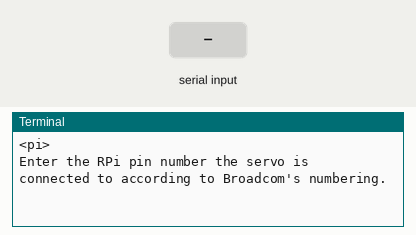
The program below on a simulated Raspberry Pi (BCM pin numbers). On the bench: the last lines printed to the terminal. The inputs (shaded band) are chosen by the test bench.

Above: at 1.2 s.
1.3 s: "0" typed at the terminal, then Enter
At 2.4 s:
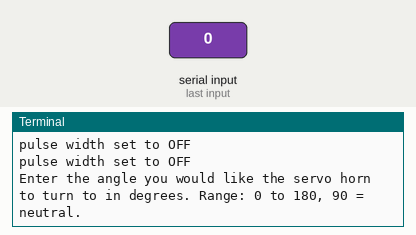
2.8 s: "5" typed at the terminal, then Enter
At 3.5 s:
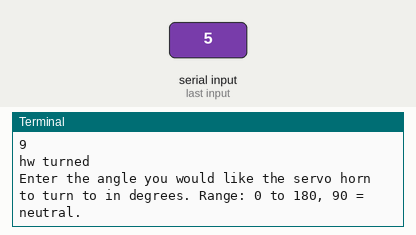
Timing chart, 0 to 5.8 s (numbered marks = the images above; inputs shaded):
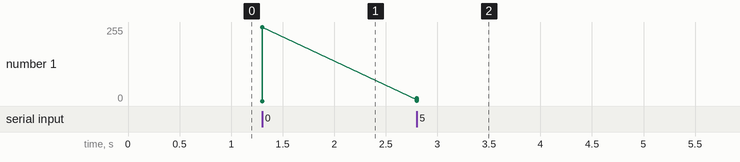

Measured:
- after the input at 1.3 s, the terminal: prints a new line at once (image 1)
- after the input at 2.8 s, the terminal: prints a new line at once (image 2)
- plotted number 1: 255 → 9 after the input at 2.8 s

The program:

testHWservo.py
```python
import pigpio as pig

class Servo():
    def __init__(self, pi, pin, freq, min_bound=667, max_bound=1144):
        self.pin = pin
        self.pi = pi
        self.freq = freq
        #set range of pulse widths
        self.min_bound = min_bound
        self.max_bound = max_bound

        self.cur_angle = 90
        self.pi.set_mode(self.pin, pig.OUTPUT)
        self.pi.set_PWM_frequency(self.pin, freq)
        print(self.pi.get_PWM_range(self.pin))
        self.pwm_range = self.pi.get_PWM_range(self.pin)
        self.close()

    def calc_pulsewidth(self, angle):
        #using points, derived pulse width in microseconds as function of angle in degrees
        pulse_wid = (1000/90)*angle - (111+1/9) #using points (0 deg, 500 us), (180 deg, 2500 us), derived: pulse width = (1000us/90deg)*angle+500us, us=microseconds
        #for tilt, no 500us offset
        if pulse_wid <= self.min_bound:
            pulse_wid = self.min_bound
            #print('outside range of allowed angles, pulse width set to lower bound {} microseconds'.format(self.min_bound))
        elif pulse_wid >= self.max_bound:
            pulse_wid = self.max_bound
            #print('outside range of allowed angles, pulse width set to upper bound {} microseconds'.format(self.max_bound))

        #print('\tpulse width', pulse_wid)
        return pulse_wid

    def calc_duty(self, angle):
        pulse_wid = (1000/90)*angle #using points (0 deg, 500 us), (180 deg, 2500 us), derived: pulse width = (1000us/90deg)*angle+500us, us=microseconds
        if pulse_wid <= self.min_bound:
            pulse_wid = self.min_bound
            print('outside range of allowed angles, pulse width set to lower bound {} microseconds'.format(self.min_bound))
        elif pulse_wid >= self.max_bound:
            pulse_wid = self.max_bound
            print('outside range of allowed angles, pulse width set to upper bound {} microseconds'.format(self.max_bound))

        print('\tpulse width', pulse_wid)
        duty = (pulse_wid/10**6) * self.freq #pulse width is in us, frequency is cyc/s
        print(duty)
        return duty

    def specTurn(self, duty):
        #scale to pigpio pwm range set, pigpio only takes ints
        print(duty)
        duty = int(duty * self.pwm_range)
        print('rounded duty for pigpio =', duty, 'range is ', self.pwm_range)
        self.pi.set_PWM_dutycycle(self.pin, duty) #set default range to 10000

    def turnPulseWidth(self, pulse_width):
        pulse_width = min(int(pulse_width), 1388)
        if not pulse_width == 0:
            pulse_width = max(int(pulse_width), 645)
        #print(pulse_width)
        self.pi.set_servo_pulsewidth(self.pin, pulse_width)

    def turn(self, angle):
        self.turnPulseWidth(self.calc_pulsewidth(angle))

    def close(self):
        print("pulse width set to OFF")
        self.pi.set_servo_pulsewidth(self.pin, 0)

class hwServo(Servo):
    def __init__(self, pi, pin, freq, min_bound=1000, max_bound=2000):
        super().__init__(pi, pin, freq, min_bound, max_bound)

    def specTurn(self, duty):
        #scale to pigpio pwm range set, pigpio only takes ints
        duty = int(duty * self.pwm_range)
        #print('rounded duty for pigpio =', duty)
        print(duty)
        self.pi.hardware_PWM(self.pin, self.freq, duty) #set default range to 10000

    def turn(self, angle):
        duty = self.calc_duty(angle)
        self.specTurn(duty)
        print('hw turned')

if __name__ == '__main__':
    pi = pig.pi()
    print(pi)
    pin = int(input('Enter the RPi pin number the servo is connected to according to Broadcom\'s numbering.\t'))
    frequency = 72
    tilt = hwServo(pi, pin, frequency, min_bound=500, max_bound=2500)
    tilt.close()
    try:
        for it in range(150):
            try:
                angle = float(input('Enter the angle you would like the servo horn to turn to in degrees. Range: 0 to 180, 90 = neutral.\t'))
                tilt.turn(angle)
            except:
                raise
                print('PWM signal terminated')
                break
    finally:
        print('ending')
        tilt.close()
        pi.stop()
```
